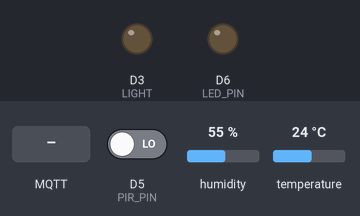
A sketch run on a simulated ESP8266 (NodeMCU). Shown: output pins drawn as LEDs (lit = HIGH). The inputs (shaded band) are chosen by the test bench; at power-on: D5 (PIR_PIN) LOW, humidity 55 %, temperature 24 °C. WiFi joins after 1.5 s; servers stay silent unless stated; no MQTT or app messages arrive unless stated; what the sketch prints to the serial monitor is not drawn.

Above: at 2.8 s.
2.9 s: MQTT message "1" arrives on the first subscribed topic
At 4.1 s:
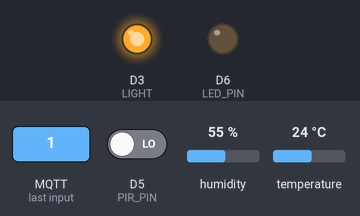
4.4 s: D5 (PIR_PIN) driven HIGH
At 5.6 s:
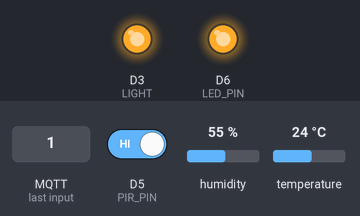
5.9 s: MQTT message "iot/light" arrives on the first subscribed topic
At 7.0 s:
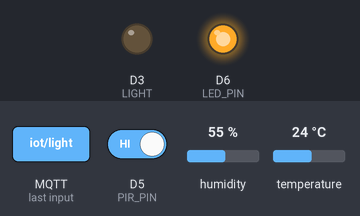
7.4 s: D5 (PIR_PIN) driven LOW
At 8.2 s:
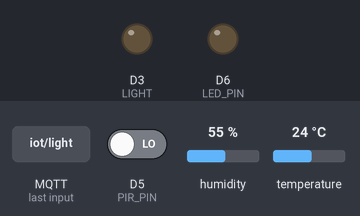
Timing chart, 0 to 9.9 s (numbered marks = the images above; inputs shaded):
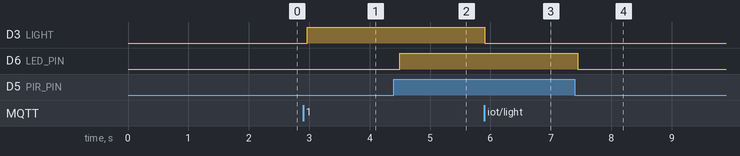

Measured:
- after the input at 2.9 s, D3 (LIGHT): LOW → HIGH after 0.06 s
- after the input at 4.4 s, D6 (LED_PIN): LOW → HIGH after 0.10 s
- after the input at 5.9 s, D3 (LIGHT): HIGH → LOW at once
- after the input at 7.4 s, D6 (LED_PIN): HIGH → LOW at once

The sketch:

iotproject.ino
```cpp
#include <ESP8266WiFi.h>
#include <PubSubClient.h>
#include <DHT.h>

const char* ssid = "405 wifi";
const char* password = "andaubuoiancut";
const char* mqtt_server = "192.168.1.5";  // Cập nhật IP broker
const int mqtt_port = 1883;

#define LIGHT D3
#define PIR_PIN D5
#define LED_PIN D6
#define DHT_PIN D4
#define DHTTYPE DHT11

WiFiClient espClient;
PubSubClient client(espClient);
DHT dht(DHT_PIN, DHTTYPE);

unsigned long lastReadTime = 0;
const long interval = 3000;

void callback(char* topic, byte* payload, unsigned int length) {
  payload[length] = '\0'; // kết thúc chuỗi
  String message = String((char*)payload);

  if (String(topic) == "iot/light") {
    if (message == "1") {
      digitalWrite(LIGHT, HIGH);
      Serial.println("💡 Bật đèn");
    } else {
      digitalWrite(LIGHT, LOW);
      Serial.println("💡 Tắt đèn");
    }
  }
}

void setup_wifi() {
  delay(100);
  Serial.begin(115200);
  WiFi.begin(ssid, password);
  while (WiFi.status() != WL_CONNECTED) {
    delay(500); Serial.print(".");
  }
  Serial.println("\n✅ WiFi đã kết nối");
  Serial.print("📡 IP: "); Serial.println(WiFi.localIP());
}

void reconnect() {
  while (!client.connected()) {
    Serial.print("🔄 Đang kết nối MQTT... ");
    if (client.connect("esp8266_client")) {
      Serial.println("✅ thành công");
      client.subscribe("iot/light");  // Đăng ký nhận lệnh bật/tắt
    } else {
      Serial.print("❌ lỗi, rc="); Serial.println(client.state());
      delay(2000);
    }
  }
}

void setup() {
  Serial.begin(115200);
  pinMode(PIR_PIN, INPUT);
  pinMode(LED_PIN, OUTPUT);
  pinMode(LIGHT, OUTPUT);
  digitalWrite(LIGHT, LOW); // tắt đèn ban đầu

  dht.begin();
  setup_wifi();
  client.setServer(mqtt_server, mqtt_port);
  client.setCallback(callback);
}

void loop() {
  if (!client.connected()) reconnect();
  client.loop();

  int motion = digitalRead(PIR_PIN);
  digitalWrite(LED_PIN, motion);
  client.publish("iot/motion", motion == HIGH ? "1" : "0");

  unsigned long now = millis();
  if (now - lastReadTime > interval) {
    lastReadTime = now;

    float h = dht.readHumidity();
    float t = dht.readTemperature();

    if (!isnan(h)) {
      char humStr[8]; dtostrf(h, 1, 2, humStr);
      client.publish("iot/humidity", humStr);
    }

    if (!isnan(t)) {
      char tempStr[8]; dtostrf(t, 1, 2, tempStr);
      client.publish("iot/temperature", tempStr);
    }

    Serial.print("🌡️ Temp: "); Serial.print(t);
    Serial.print("°C  💧 Humidity: "); Serial.print(h); Serial.println("%");
  }

  delay(100);
}
```
